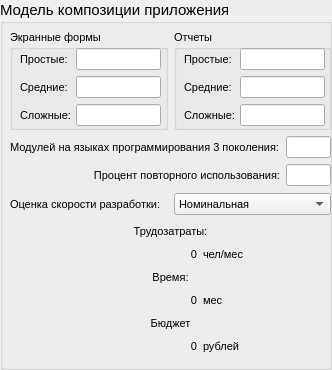
          <widget class="QGroupBox" name="groupBox">
           <property name="minimumSize">
            <size>
             <width>332</width>
             <height>370</height>
            </size>
           </property>
           <property name="maximumSize">
            <size>
             <width>332</width>
             <height>370</height>
            </size>
           </property>
           <property name="font">
            <font>
             <pointsize>11</pointsize>
            </font>
           </property>
           <property name="title">
            <string>Модель композиции приложения</string>
           </property>
           <widget class="QWidget" name="">
            <property name="geometry">
             <rect>
              <x>10</x>
              <y>30</y>
              <width>321</width>
              <height>325</height>
             </rect>
            </property>
            <layout class="QVBoxLayout" name="verticalLayout_16">
             <item>
              <layout class="QHBoxLayout" name="horizontalLayout_19">
               <item>
                <widget class="QGroupBox" name="groupBox_3">
                 <property name="minimumSize">
                  <size>
                   <width>0</width>
                   <height>100</height>
                  </size>
                 </property>
                 <property name="maximumSize">
                  <size>
                   <width>16777215</width>
                   <height>100</height>
                  </size>
                 </property>
                 <property name="font">
                  <font>
                   <pointsize>8</pointsize>
                  </font>
                 </property>
                 <property name="title">
                  <string>Экранные формы</string>
                 </property>
                 <widget class="QWidget" name="layoutWidget_3">
                  <property name="geometry">
                   <rect>
                    <x>10</x>
                    <y>18</y>
                    <width>141</width>
                    <height>81</height>
                   </rect>
                  </property>
                  <layout class="QVBoxLayout" name="verticalLayout_8">
                   <item>
                    <layout class="QHBoxLayout" name="horizontalLayout_18">
                     <item>
                      <widget class="QLabel" name="label_24">
                       <property name="minimumSize">
                        <size>
                         <width>50</width>
                         <height>0</height>
                        </size>
                       </property>
                       <property name="maximumSize">
                        <size>
                         <width>50</width>
                         <height>16777215</height>
                        </size>
                       </property>
                       <property name="text">
                        <string>Простые:</string>
                       </property>
                      </widget>
                     </item>
                     <item>
                      <widget class="QLineEdit" name="entry_forms_simple"/>
                     </item>
                    </layout>
                   </item>
                   <item>
                    <layout class="QHBoxLayout" name="horizontalLayout_20">
                     <item>
                      <widget class="QLabel" name="label_25">
                       <property name="minimumSize">
                        <size>
                         <width>50</width>
                         <height>0</height>
                        </size>
                       </property>
                       <property name="maximumSize">
                        <size>
                         <width>50</width>
                         <height>16777215</height>
                        </size>
                       </property>
                       <property name="text">
                        <string>Средние:</string>
                       </property>
                      </widget>
                     </item>
                     <item>
                      <widget class="QLineEdit" name="entry_forms_moderate"/>
                     </item>
                    </layout>
                   </item>
                   <item>
                    <layout class="QHBoxLayout" name="horizontalLayout_21">
                     <item>
                      <widget class="QLabel" name="label_26">
                       <property name="minimumSize">
                        <size>
                         <width>50</width>
                         <height>0</height>
                        </size>
                       </property>
                       <property name="maximumSize">
                        <size>
                         <width>50</width>
                         <height>16777215</height>
                        </size>
                       </property>
                       <property name="text">
                        <string>Сложные:</string>
                       </property>
                      </widget>
                     </item>
                     <item>
                      <widget class="QLineEdit" name="entry_forms_complex"/>
                     </item>
                    </layout>
                   </item>
                  </layout>
                 </widget>
                </widget>
               </item>
               <item>
                <widget class="QGroupBox" name="groupBox_4">
                 <property name="minimumSize">
                  <size>
                   <width>0</width>
                   <height>100</height>
                  </size>
                 </property>
                 <property name="maximumSize">
                  <size>
                   <width>16777215</width>
                   <height>100</height>
                  </size>
                 </property>
                 <property name="font">
                  <font>
                   <pointsize>8</pointsize>
                  </font>
                 </property>
                 <property name="title">
                  <string>Отчеты</string>
                 </property>
                 <widget class="QWidget" name="layoutWidget_5">
                  <property name="geometry">
                   <rect>
                    <x>10</x>
                    <y>18</y>
                    <width>141</width>
                    <height>81</height>
                   </rect>
                  </property>
                  <layout class="QVBoxLayout" name="verticalLayout_9">
                   <item>
                    <layout class="QHBoxLayout" name="horizontalLayout_22">
                     <item>
                      <widget class="QLabel" name="label_27">
                       <property name="minimumSize">
                        <size>
                         <width>50</width>
                         <height>0</height>
                        </size>
                       </property>
                       <property name="maximumSize">
                        <size>
                         <width>50</width>
                         <height>16777215</height>
                        </size>
                       </property>
                       <property name="text">
                        <string>Простые:</string>
                       </property>
                      </widget>
                     </item>
                     <item>
                      <widget class="QLineEdit" name="entry_reports_simple"/>
                     </item>
                    </layout>
                   </item>
                   <item>
                    <layout class="QHBoxLayout" name="horizontalLayout_23">
                     <item>
                      <widget class="QLabel" name="label_28">
                       <property name="minimumSize">
                        <size>
                         <width>50</width>
                         <height>0</height>
                        </size>
                       </property>
                       <property name="maximumSize">
                        <size>
                         <width>50</width>
                         <height>16777215</height>
                        </size>
                       </property>
                       <property name="text">
                        <string>Средние:</string>
                       </property>
                      </widget>
                     </item>
                     <item>
                      <widget class="QLineEdit" name="entry_reports_moderate"/>
                     </item>
                    </layout>
                   </item>
                   <item>
                    <layout class="QHBoxLayout" name="horizontalLayout_24">
                     <item>
                      <widget class="QLabel" name="label_29">
                       <property name="minimumSize">
                        <size>
                         <width>50</width>
                         <height>0</height>
                        </size>
                       </property>
                       <property name="maximumSize">
                        <size>
                         <width>50</width>
                         <height>16777215</height>
                        </size>
                       </property>
                       <property name="text">
                        <string>Сложные:</string>
                       </property>
                      </widget>
                     </item>
                     <item>
                      <widget class="QLineEdit" name="entry_reports_complex"/>
                     </item>
                    </layout>
                   </item>
                  </layout>
                 </widget>
                </widget>
               </item>
              </layout>
             </item>
             <item>
              <layout class="QVBoxLayout" name="verticalLayout_10">
               <item>
                <layout class="QHBoxLayout" name="horizontalLayout_25">
                 <item>
                  <widget class="QLabel" name="label_30">
                   <property name="minimumSize">
                    <size>
                     <width>270</width>
                     <height>0</height>
                    </size>
                   </property>
                   <property name="maximumSize">
                    <size>
                     <width>270</width>
                     <height>16777215</height>
                    </size>
                   </property>
                   <property name="font">
                    <font>
                     <pointsize>8</pointsize>
                    </font>
                   </property>
                   <property name="text">
                    <string>Модулей на языках программирования 3 поколения:</string>
                   </property>
                  </widget>
                 </item>
                 <item>
                  <widget class="QLineEdit" name="entry_modules">
                   <property name="minimumSize">
                    <size>
                     <width>1</width>
                     <height>0</height>
                    </size>
                   </property>
                   <property name="font">
                    <font>
                     <pointsize>8</pointsize>
                    </font>
                   </property>
                  </widget>
                 </item>
                </layout>
               </item>
               <item>
                <layout class="QHBoxLayout" name="horizontalLayout_26">
                 <item>
                  <widget class="QLabel" name="label_31">
                   <property name="minimumSize">
                    <size>
                     <width>270</width>
                     <height>0</height>
                    </size>
                   </property>
                   <property name="maximumSize">
                    <size>
                     <width>270</width>
                     <height>16777215</height>
                    </size>
                   </property>
                   <property name="font">
                    <font>
                     <pointsize>8</pointsize>
                    </font>
                   </property>
                   <property name="text">
                    <string>Процент повторного использования:</string>
                   </property>
                   <property name="alignment">
                    <set>Qt::AlignRight|Qt::AlignTrailing|Qt::AlignVCenter</set>
                   </property>
                  </widget>
                 </item>
                 <item>
                  <widget class="QLineEdit" name="entry_reuse">
                   <property name="minimumSize">
                    <size>
                     <width>1</width>
                     <height>0</height>
                    </size>
                   </property>
                   <property name="font">
                    <font>
                     <pointsize>8</pointsize>
                    </font>
                   </property>
                  </widget>
                 </item>
                </layout>
               </item>
              </layout>
             </item>
             <item>
              <layout class="QHBoxLayout" name="horizontalLayout_27">
               <item>
                <widget class="QLabel" name="label_32">
                 <property name="minimumSize">
                  <size>
                   <width>0</width>
                   <height>25</height>
                  </size>
                 </property>
                 <property name="maximumSize">
                  <size>
                   <width>16777215</width>
                   <height>25</height>
                  </size>
                 </property>
                 <property name="font">
                  <font>
                   <pointsize>8</pointsize>
                  </font>
                 </property>
                 <property name="text">
                  <string>Оценка скорости разработки:</string>
                 </property>
                </widget>
               </item>
               <item>
                <widget class="QComboBox" name="cb_speed">
                 <property name="font">
                  <font>
                   <pointsize>8</pointsize>
                  </font>
                 </property>
                 <property name="currentIndex">
                  <number>2</number>
                 </property>
                 <item>
                  <property name="text">
                   <string>Очень низкая</string>
                  </property>
                 </item>
                 <item>
                  <property name="text">
                   <string>Низкая</string>
                  </property>
                 </item>
                 <item>
                  <property name="text">
                   <string>Номинальная</string>
                  </property>
                 </item>
                 <item>
                  <property name="text">
                   <string>Высокая</string>
                  </property>
                 </item>
                 <item>
                  <property name="text">
                   <string>Очень высокая</string>
                  </property>
                 </item>
                </widget>
               </item>
              </layout>
             </item>
             <item>
              <layout class="QHBoxLayout" name="horizontalLayout_32">
               <item>
                <spacer name="horizontalSpacer_3">
                 <property name="orientation">
                  <enum>Qt::Horizontal</enum>
                 </property>
                 <property name="sizeHint" stdset="0">
                  <size>
                   <width>40</width>
                   <height>20</height>
                  </size>
                 </property>
                </spacer>
               </item>
               <item>
                <layout class="QVBoxLayout" name="verticalLayout_11">
                 <item>
                  <layout class="QVBoxLayout" name="verticalLayout_12">
                   <item>
                    <widget class="QLabel" name="label_33">
                     <property name="font">
                      <font>
                       <pointsize>8</pointsize>
                      </font>
                     </property>
                     <property name="text">
                      <string>Трудозатраты:</string>
                     </property>
                     <property name="alignment">
                      <set>Qt::AlignCenter</set>
                     </property>
                    </widget>
                   </item>
                   <item>
                    <layout class="QHBoxLayout" name="horizontalLayout_28">
                     <item>
                      <widget class="QLabel" name="label_lc_comp">
                       <property name="minimumSize">
                        <size>
                         <width>100</width>
                         <height>0</height>
                        </size>
                       </property>
                       <property name="maximumSize">
                        <size>
                         <width>100</width>
                         <height>16777215</height>
                        </size>
                       </property>
                       <property name="font">
                        <font>
                         <pointsize>8</pointsize>
                        </font>
                       </property>
                       <property name="text">
                        <string>0</string>
                       </property>
                       <property name="alignment">
                        <set>Qt::AlignRight|Qt::AlignTrailing|Qt::AlignVCenter</set>
                       </property>
                      </widget>
                     </item>
                     <item>
                      <widget class="QLabel" name="label_35">
                       <property name="font">
                        <font>
                         <pointsize>8</pointsize>
                        </font>
                       </property>
                       <property name="text">
                        <string>чел/мес</string>
                       </property>
                      </widget>
                     </item>
                    </layout>
                   </item>
                  </layout>
                 </item>
                 <item>
                  <layout class="QVBoxLayout" name="verticalLayout_13">
                   <item>
                    <widget class="QLabel" name="label_36">
                     <property name="font">
                      <font>
                       <pointsize>8</pointsize>
                      </font>
                     </property>
                     <property name="text">
                      <string>Время:</string>
                     </property>
                     <property name="alignment">
                      <set>Qt::AlignCenter</set>
                     </property>
                    </widget>
                   </item>
                   <item>
                    <layout class="QHBoxLayout" name="horizontalLayout_29">
                     <item>
                      <widget class="QLabel" name="label_time_comp">
                       <property name="minimumSize">
                        <size>
                         <width>100</width>
                         <height>0</height>
                        </size>
                       </property>
                       <property name="maximumSize">
                        <size>
                         <width>100</width>
                         <height>16777215</height>
                        </size>
                       </property>
                       <property name="font">
                        <font>
                         <pointsize>8</pointsize>
                        </font>
                       </property>
                       <property name="text">
                        <string>0</string>
                       </property>
                       <property name="alignment">
                        <set>Qt::AlignRight|Qt::AlignTrailing|Qt::AlignVCenter</set>
                       </property>
                      </widget>
                     </item>
                     <item>
                      <widget class="QLabel" name="label_38">
                       <property name="font">
                        <font>
                         <pointsize>8</pointsize>
                        </font>
                       </property>
                       <property name="text">
                        <string>мес</string>
                       </property>
                       <property name="alignment">
                        <set>Qt::AlignLeading|Qt::AlignLeft|Qt::AlignVCenter</set>
                       </property>
                      </widget>
                     </item>
                    </layout>
                   </item>
                  </layout>
                 </item>
                 <item>
                  <layout class="QVBoxLayout" name="verticalLayout_14">
                   <item>
                    <widget class="QLabel" name="label_39">
                     <property name="font">
                      <font>
                       <pointsize>8</pointsize>
                      </font>
                     </property>
                     <property name="text">
                      <string>Бюджет</string>
                     </property>
                     <property name="alignment">
                      <set>Qt::AlignCenter</set>
                     </property>
                    </widget>
                   </item>
                   <item>
                    <layout class="QHBoxLayout" name="horizontalLayout_30">
                     <item>
                      <widget class="QLabel" name="label_budget_comp">
                       <property name="minimumSize">
                        <size>
                         <width>100</width>
                         <height>0</height>
                        </size>
                       </property>
                       <property name="maximumSize">
                        <size>
                         <width>100</width>
                         <height>16777215</height>
                        </size>
                       </property>
                       <property name="font">
                        <font>
                         <pointsize>8</pointsize>
                        </font>
                       </property>
                       <property name="text">
                        <string>0</string>
                       </property>
                       <property name="alignment">
                        <set>Qt::AlignRight|Qt::AlignTrailing|Qt::AlignVCenter</set>
                       </property>
                      </widget>
                     </item>
                     <item>
                      <widget class="QLabel" name="label_41">
                       <property name="font">
                        <font>
                         <pointsize>8</pointsize>
                        </font>
                       </property>
                       <property name="text">
                        <string>рублей</string>
                       </property>
                       <property name="alignment">
                        <set>Qt::AlignLeading|Qt::AlignLeft|Qt::AlignVCenter</set>
                       </property>
                      </widget>
                     </item>
                    </layout>
                   </item>
                  </layout>
                 </item>
                </layout>
               </item>
               <item>
                <spacer name="horizontalSpacer_4">
                 <property name="orientation">
                  <enum>Qt::Horizontal</enum>
                 </property>
                 <property name="sizeHint" stdset="0">
                  <size>
                   <width>40</width>
                   <height>20</height>
                  </size>
                 </property>
                </spacer>
               </item>
              </layout>
             </item>
            </layout>
           </widget>
          </widget>
